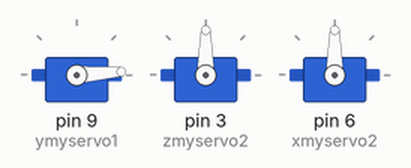
Bench run of a sketch on a simulated Arduino Uno, built with avr-gcc and run on an emulated ATmega328P. Shown: 3 × servo.

Above: at 0.15 s.
At 4.66 s:
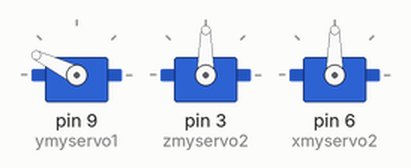
At 9.23 s:
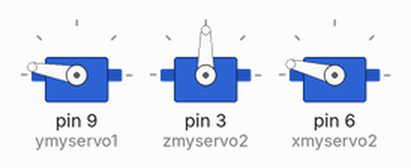
At 17.0 s:
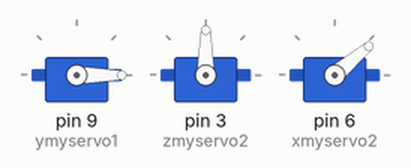
At 29.4 s:
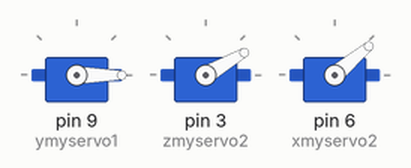
At 39.79 s:
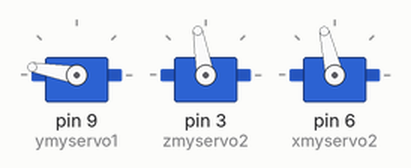
Timing chart, 0 to 40.0 s (numbered marks = the images above):
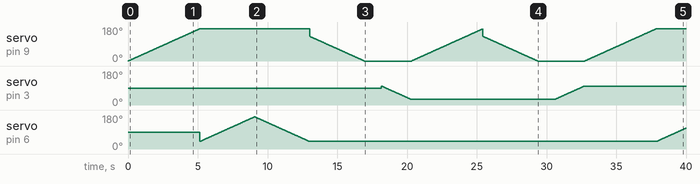

The sketch:

RobotArmCode.1.ino
```cpp
#include <Servo.h>

Servo ymyservo1; // utwórz obiekt serwa dla pierwszego silniczka
Servo zmyservo2; // utwórz obiekt serwa dla drugiego silniczka
Servo xmyservo2; // utwórz obiekt serwa dla drugiego silniczka
Servo cmyservo2; // utwórz obiekt serwa dla drugiego silniczka
int angle = 0; // zmienna przechowująca kąt serw

void setup() {
ymyservo1.attach(9); // podłącz pierwsze serwo do pinu 9
zmyservo2.attach(3); // podłącz drugie serwo do pinu 3
xmyservo2.attach(6); // podłącz drugie serwo do pinu 3
//cmyservo2.attach(5); // podłącz drugie serwo do pinu 3
}

void loop() {
for (angle = 0; angle <= 170; angle += 1) { // zmieniaj kąt od 0 do 180 stopni
ymyservo1.write(angle); // ustaw kąt pierwszego serwa
delay(30); // czekaj chwilę
}

for (angle = 40; angle <= 170; angle += 1) { // zmieniaj kąt od 0 do 180 stopni
xmyservo2.write(angle); // ustaw kąt pierwszego serwa
delay(30); // czekaj chwilę
}

for (angle = 170; angle >= 40; angle -= 1) { // zmieniaj kąt od 0 do 180 stopni
xmyservo2.write(angle); // ustaw kąt pierwszego serwa
delay(30); // czekaj chwilę
}


for (angle = 170; angle >= 0; angle -= 1) { // zmieniaj kąt od 180 do 0 stopni
ymyservo1.write(angle - 40); // ustaw kąt pierwszego serwa
delay(30); // czekaj chwilę
}

for (angle = 100; angle >= 30; angle -= 1) { // zmieniaj kąt od 0 do 180 stopni
zmyservo2.write(angle); // ustaw kąt drugiego serwa
delay(30); // czekaj chwilę
}

for (angle = 0; angle <= 170; angle += 1) { // zmieniaj kąt od 0 do 180 stopni
ymyservo1.write(angle); // ustaw kąt pierwszego serwa
delay(30); // czekaj chwilę
}

for (angle = 170; angle >= 0; angle -= 1) { // zmieniaj kąt od 180 do 0 stopni
ymyservo1.write(angle - 40); // ustaw kąt pierwszego serwa
delay(30); // czekaj chwilę
}

for (angle = 30; angle <= 100; angle += 1) { // zmieniaj kąt od 0 do 180 stopni
zmyservo2.write(angle); // ustaw kąt drugiego serwa
delay(30); // czekaj chwilę
}


}
```
